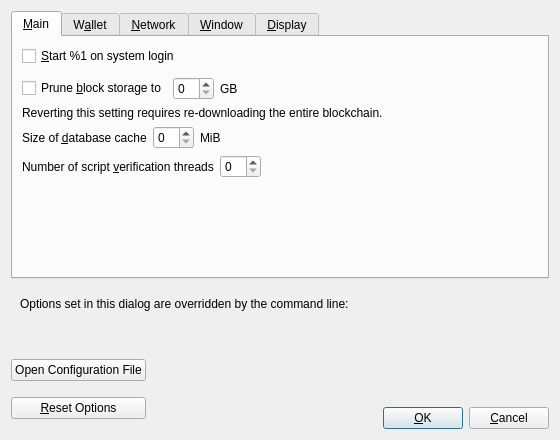
<?xml version="1.0" encoding="UTF-8"?>
<ui version="4.0">
 <class>OptionsDialog</class>
 <widget class="QDialog" name="OptionsDialog">
  <property name="geometry">
   <rect>
    <x>0</x>
    <y>0</y>
    <width>560</width>
    <height>440</height>
   </rect>
  </property>
  <property name="windowTitle">
   <string>Options</string>
  </property>
  <property name="modal">
   <bool>true</bool>
  </property>
  <layout class="QVBoxLayout" name="verticalLayout">
   <item>
    <widget class="QTabWidget" name="tabWidget">
     <property name="currentIndex">
      <number>0</number>
     </property>
     <widget class="QWidget" name="tabMain">
      <attribute name="title">
       <string>&amp;Main</string>
      </attribute>
      <layout class="QVBoxLayout" name="verticalLayout_Main">
       <item>
        <widget class="QCheckBox" name="bitcoinAtStartup">
         <property name="toolTip">
          <string>Automatically start %1 after logging in to the system.</string>
         </property>
         <property name="text">
          <string>&amp;Start %1 on system login</string>
         </property>
        </widget>
       </item>
       <item>
        <spacer name="horizontalSpacer_0_Main">
         <property name="orientation">
          <enum>Qt::Horizontal</enum>
         </property>
         <property name="sizeHint" stdset="0">
          <size>
           <width>40</width>
           <height>5</height>
          </size>
         </property>
        </spacer>
       </item>
       <item>
       <layout class="QHBoxLayout" name="horizontalLayout_Main_Prune">
        <item>
         <widget class="QCheckBox" name="prune">
          <property name="toolTip">
           <string>Disables some advanced features but all blocks will still be fully validated. Reverting this setting requires re-downloading the entire blockchain. Actual disk usage may be somewhat higher.</string>
          </property>
          <property name="text">
           <string>Prune &amp;block storage to</string>
          </property>
         </widget>
        </item>
        <item>
         <widget class="QSpinBox" name="pruneSize"/>
        </item>
         <item>
          <widget class="QLabel" name="pruneSizeUnitLabel">
           <property name="text">
            <string>GB</string>
           </property>
           <property name="textFormat">
            <enum>Qt::PlainText</enum>
           </property>
          </widget>
         </item>
         <item>
          <spacer name="horizontalSpacer_Main_Prune">
           <property name="orientation">
            <enum>Qt::Horizontal</enum>
           </property>
           <property name="sizeHint" stdset="0">
            <size>
             <width>40</width>
             <height>20</height>
            </size>
           </property>
          </spacer>
         </item>
        </layout>
       </item>
       <item>
        <widget class="QLabel" name="pruneWarning">
         <property name="text">
          <string>Reverting this setting requires re-downloading the entire blockchain.</string>
         </property>
         <property name="textFormat">
          <enum>Qt::PlainText</enum>
         </property>
        </widget>
       </item>
       <item>
        <layout class="QHBoxLayout" name="horizontalLayout_2_Main">
         <item>
          <widget class="QLabel" name="databaseCacheLabel">
           <property name="text">
            <string>Size of &amp;database cache</string>
           </property>
           <property name="textFormat">
            <enum>Qt::PlainText</enum>
           </property>
           <property name="buddy">
            <cstring>databaseCache</cstring>
           </property>
          </widget>
         </item>
         <item>
          <widget class="QSpinBox" name="databaseCache"/>
         </item>
         <item>
          <widget class="QLabel" name="databaseCacheUnitLabel">
           <property name="text">
            <string>MiB</string>
           </property>
           <property name="textFormat">
            <enum>Qt::PlainText</enum>
           </property>
          </widget>
         </item>
         <item>
          <spacer name="horizontalSpacer_2_Main">
           <property name="orientation">
            <enum>Qt::Horizontal</enum>
           </property>
           <property name="sizeHint" stdset="0">
            <size>
             <width>40</width>
             <height>20</height>
            </size>
           </property>
          </spacer>
         </item>
        </layout>
       </item>
       <item>
        <layout class="QHBoxLayout" name="horizontalLayout_Main_VerifyLabel">
         <item>
          <widget class="QLabel" name="threadsScriptVerifLabel">
           <property name="text">
            <string>Number of script &amp;verification threads</string>
           </property>
           <property name="textFormat">
            <enum>Qt::PlainText</enum>
           </property>
           <property name="buddy">
            <cstring>threadsScriptVerif</cstring>
           </property>
          </widget>
         </item>
         <item>
          <widget class="QSpinBox" name="threadsScriptVerif">
           <property name="toolTip">
            <string>(0 = auto, &lt;0 = leave that many cores free)</string>
           </property>
          </widget>
         </item>
         <item>
          <spacer name="horizontalSpacer_Main_Threads">
           <property name="orientation">
            <enum>Qt::Horizontal</enum>
           </property>
           <property name="sizeHint" stdset="0">
            <size>
             <width>40</width>
             <height>20</height>
            </size>
           </property>
          </spacer>
         </item>
        </layout>
       </item>
       <item>
        <spacer name="verticalSpacer_Main">
         <property name="orientation">
          <enum>Qt::Vertical</enum>
         </property>
         <property name="sizeHint" stdset="0">
          <size>
           <width>20</width>
           <height>40</height>
          </size>
         </property>
        </spacer>
       </item>
      </layout>
     </widget>
     <widget class="QWidget" name="tabWallet">
      <attribute name="title">
       <string>W&amp;allet</string>
      </attribute>
      <layout class="QVBoxLayout" name="verticalLayout_Wallet">
       <item>
        <widget class="QGroupBox" name="groupBox">
         <property name="title">
          <string>Expert</string>
         </property>
         <layout class="QVBoxLayout" name="verticalLayout_2">
          <item>
           <widget class="QCheckBox" name="coinControlFeatures">
            <property name="toolTip">
             <string>Whether to show coin control features or not.</string>
            </property>
            <property name="text">
             <string>Enable coin &amp;control features</string>
            </property>
           </widget>
          </item>
          <item>
           <widget class="QCheckBox" name="spendZeroConfChange">
            <property name="toolTip">
             <string>If you disable the spending of unconfirmed change, the change from a transaction cannot be used until that transaction has at least one confirmation. This also affects how your balance is computed.</string>
            </property>
            <property name="text">
             <string>&amp;Spend unconfirmed change</string>
            </property>
           </widget>
          </item>
         </layout>
        </widget>
       </item>
       <item>
        <spacer name="verticalSpacer_Wallet">
         <property name="orientation">
          <enum>Qt::Vertical</enum>
         </property>
         <property name="sizeHint" stdset="0">
          <size>
           <width>20</width>
           <height>40</height>
          </size>
         </property>
        </spacer>
       </item>
      </layout>
     </widget>
     <widget class="QWidget" name="tabNetwork">
      <attribute name="title">
       <string>&amp;Network</string>
      </attribute>
      <layout class="QVBoxLayout" name="verticalLayout_Network">
       <item>
        <widget class="QCheckBox" name="mapPortUpnp">
         <property name="toolTip">
          <string>Automatically open the Bitcoin client port on the router. This only works when your router supports UPnP and it is enabled.</string>
         </property>
         <property name="text">
          <string>Map port using &amp;UPnP</string>
         </property>
        </widget>
       </item>
       <item>
        <widget class="QCheckBox" name="allowIncoming">
         <property name="toolTip">
          <string>Accept connections from outside.</string>
         </property>
         <property name="text">
          <string>Allow incomin&amp;g connections</string>
         </property>
        </widget>
       </item>
       <item>
        <widget class="QCheckBox" name="connectSocks">
         <property name="toolTip">
          <string>Connect to the Bitcoin network through a SOCKS5 proxy.</string>
         </property>
         <property name="text">
          <string>&amp;Connect through SOCKS5 proxy (default proxy):</string>
         </property>
        </widget>
       </item>
       <item>
        <layout class="QHBoxLayout" name="horizontalLayout_1_Network">
         <item>
          <widget class="QLabel" name="proxyIpLabel">
           <property name="text">
            <string>Proxy &amp;IP:</string>
           </property>
           <property name="textFormat">
            <enum>Qt::PlainText</enum>
           </property>
           <property name="buddy">
            <cstring>proxyIp</cstring>
           </property>
          </widget>
         </item>
         <item>
          <widget class="QValidatedLineEdit" name="proxyIp">
           <property name="minimumSize">
            <size>
             <width>140</width>
             <height>0</height>
            </size>
           </property>
           <property name="maximumSize">
            <size>
             <width>140</width>
             <height>16777215</height>
            </size>
           </property>
           <property name="toolTip">
            <string>IP address of the proxy (e.g. IPv4: 127.0.0.1 / IPv6: ::1)</string>
           </property>
          </widget>
         </item>
         <item>
          <widget class="QLabel" name="proxyPortLabel">
           <property name="text">
            <string>&amp;Port:</string>
           </property>
           <property name="textFormat">
            <enum>Qt::PlainText</enum>
           </property>
           <property name="buddy">
            <cstring>proxyPort</cstring>
           </property>
          </widget>
         </item>
         <item>
          <widget class="QLineEdit" name="proxyPort">
           <property name="minimumSize">
            <size>
             <width>55</width>
             <height>0</height>
            </size>
           </property>
           <property name="maximumSize">
            <size>
             <width>55</width>
             <height>16777215</height>
            </size>
           </property>
           <property name="toolTip">
            <string>Port of the proxy (e.g. 9050)</string>
           </property>
          </widget>
         </item>
         <item>
          <spacer name="horizontalSpacer_1_Network">
           <property name="orientation">
            <enum>Qt::Horizontal</enum>
           </property>
           <property name="sizeHint" stdset="0">
            <size>
             <width>40</width>
             <height>20</height>
            </size>
           </property>
          </spacer>
         </item>
        </layout>
       </item>
       <item>
        <layout class="QHBoxLayout" name="horizontalLayout_2_Network">
         <item>
          <widget class="QLabel" name="proxyActiveNets">
           <property name="text">
            <string>Used for reaching peers via:</string>
           </property>
           <property name="textFormat">
            <enum>Qt::PlainText</enum>
           </property>
          </widget>
         </item>
         <item>
          <widget class="QCheckBox" name="proxyReachIPv4">
           <property name="enabled">
            <bool>false</bool>
           </property>
           <property name="toolTip">
            <string>Shows if the supplied default SOCKS5 proxy is used to reach peers via this network type.</string>
           </property>
           <property name="text">
            <string/>
           </property>
          </widget>
         </item>
         <item>
          <widget class="QLabel" name="proxyReachIPv4Label">
           <property name="text">
            <string>IPv4</string>
           </property>
           <property name="textFormat">
            <enum>Qt::PlainText</enum>
           </property>
          </widget>
         </item>
         <item>
          <widget class="QCheckBox" name="proxyReachIPv6">
           <property name="enabled">
            <bool>false</bool>
           </property>
           <property name="toolTip">
            <string>Shows if the supplied default SOCKS5 proxy is used to reach peers via this network type.</string>
           </property>
           <property name="text">
            <string/>
           </property>
          </widget>
         </item>
         <item>
          <widget class="QLabel" name="proxyReachIPv6Label">
           <property name="text">
            <string>IPv6</string>
           </property>
           <property name="textFormat">
            <enum>Qt::PlainText</enum>
           </property>
          </widget>
         </item>
         <item>
          <widget class="QCheckBox" name="proxyReachTor">
           <property name="enabled">
            <bool>false</bool>
           </property>
           <property name="toolTip">
            <string>Shows if the supplied default SOCKS5 proxy is used to reach peers via this network type.</string>
           </property>
           <property name="text">
            <string/>
           </property>
          </widget>
         </item>
         <item>
          <widget class="QLabel" name="proxyReachTorLabel">
           <property name="text">
            <string>Tor</string>
           </property>
           <property name="textFormat">
            <enum>Qt::PlainText</enum>
           </property>
          </widget>
         </item>
         <item>
          <spacer name="horizontalSpacer_2_Network">
           <property name="orientation">
            <enum>Qt::Horizontal</enum>
           </property>
           <property name="sizeHint" stdset="0">
            <size>
             <width>40</width>
             <height>20</height>
            </size>
           </property>
          </spacer>
         </item>
        </layout>
       </item>
       <item>
        <widget class="QCheckBox" name="connectSocksTor">
         <property name="toolTip">
          <string>Connect to the Bitcoin network through a separate SOCKS5 proxy for Tor onion services.</string>
         </property>
         <property name="text">
          <string>Use separate SOCKS&amp;5 proxy to reach peers via Tor onion services:</string>
         </property>
        </widget>
       </item>
       <item>
        <layout class="QHBoxLayout" name="horizontalLayout_3_Network">
         <item>
          <widget class="QLabel" name="proxyIpTorLabel">
           <property name="text">
            <string>Proxy &amp;IP:</string>
           </property>
           <property name="textFormat">
            <enum>Qt::PlainText</enum>
           </property>
           <property name="buddy">
            <cstring>proxyIpTor</cstring>
           </property>
          </widget>
         </item>
         <item>
          <widget class="QValidatedLineEdit" name="proxyIpTor">
           <property name="minimumSize">
            <size>
             <width>140</width>
             <height>0</height>
            </size>
           </property>
           <property name="maximumSize">
            <size>
             <width>140</width>
             <height>16777215</height>
            </size>
           </property>
           <property name="toolTip">
            <string>IP address of the proxy (e.g. IPv4: 127.0.0.1 / IPv6: ::1)</string>
           </property>
          </widget>
         </item>
         <item>
          <widget class="QLabel" name="proxyPortTorLabel">
           <property name="text">
            <string>&amp;Port:</string>
           </property>
           <property name="textFormat">
            <enum>Qt::PlainText</enum>
           </property>
           <property name="buddy">
            <cstring>proxyPortTor</cstring>
           </property>
          </widget>
         </item>
         <item>
          <widget class="QLineEdit" name="proxyPortTor">
           <property name="minimumSize">
            <size>
             <width>55</width>
             <height>0</height>
            </size>
           </property>
           <property name="maximumSize">
            <size>
             <width>55</width>
             <height>16777215</height>
            </size>
           </property>
           <property name="toolTip">
            <string>Port of the proxy (e.g. 9050)</string>
           </property>
          </widget>
         </item>
         <item>
          <spacer name="horizontalSpacer_4_Network">
           <property name="orientation">
            <enum>Qt::Horizontal</enum>
           </property>
           <property name="sizeHint" stdset="0">
            <size>
             <width>40</width>
             <height>20</height>
            </size>
           </property>
          </spacer>
         </item>
        </layout>
       </item>
       <item>
        <spacer name="verticalSpacer_Network">
         <property name="orientation">
          <enum>Qt::Vertical</enum>
         </property>
         <property name="sizeHint" stdset="0">
          <size>
           <width>20</width>
           <height>40</height>
          </size>
         </property>
        </spacer>
       </item>
      </layout>
     </widget>
     <widget class="QWidget" name="tabWindow">
      <attribute name="title">
       <string>&amp;Window</string>
      </attribute>
      <layout class="QVBoxLayout" name="verticalLayout_Window">
       <item>
        <widget class="QCheckBox" name="hideTrayIcon">
         <property name="toolTip">
          <string>Hide the icon from the system tray.</string>
         </property>
         <property name="text">
          <string>&amp;Hide tray icon</string>
         </property>
        </widget>
       </item>
       <item>
        <widget class="QCheckBox" name="minimizeToTray">
         <property name="toolTip">
          <string>Show only a tray icon after minimizing the window.</string>
         </property>
         <property name="text">
          <string>&amp;Minimize to the tray instead of the taskbar</string>
         </property>
        </widget>
       </item>
       <item>
        <widget class="QCheckBox" name="minimizeOnClose">
         <property name="toolTip">
          <string>Minimize instead of exit the application when the window is closed. When this option is enabled, the application will be closed only after selecting Exit in the menu.</string>
         </property>
         <property name="text">
          <string>M&amp;inimize on close</string>
         </property>
        </widget>
       </item>
       <item>
        <spacer name="verticalSpacer_Window">
         <property name="orientation">
          <enum>Qt::Vertical</enum>
         </property>
         <property name="sizeHint" stdset="0">
          <size>
           <width>20</width>
           <height>40</height>
          </size>
         </property>
        </spacer>
       </item>
      </layout>
     </widget>
     <widget class="QWidget" name="tabDisplay">
      <attribute name="title">
       <string>&amp;Display</string>
      </attribute>
      <layout class="QVBoxLayout" name="verticalLayout_Display">
       <item>
        <layout class="QHBoxLayout" name="horizontalLayout_1_Display">
         <item>
          <widget class="QLabel" name="langLabel">
           <property name="text">
            <string>User Interface &amp;language:</string>
           </property>
           <property name="textFormat">
            <enum>Qt::PlainText</enum>
           </property>
           <property name="buddy">
            <cstring>lang</cstring>
           </property>
          </widget>
         </item>
         <item>
          <widget class="QValueComboBox" name="lang">
           <property name="toolTip">
            <string>The user interface language can be set here. This setting will take effect after restarting %1.</string>
           </property>
          </widget>
         </item>
        </layout>
       </item>
       <item>
        <layout class="QHBoxLayout" name="horizontalLayout_2_Display">
         <item>
          <widget class="QLabel" name="unitLabel">
           <property name="text">
            <string>&amp;Unit to show amounts in:</string>
           </property>
           <property name="textFormat">
            <enum>Qt::PlainText</enum>
           </property>
           <property name="buddy">
            <cstring>unit</cstring>
           </property>
          </widget>
         </item>
         <item>
          <widget class="QValueComboBox" name="unit">
           <property name="toolTip">
            <string>Choose the default subdivision unit to show in the interface and when sending coins.</string>
           </property>
          </widget>
         </item>
        </layout>
       </item>
       <item>
        <layout class="QHBoxLayout" name="horizontalLayout_3_Display">
         <item>
          <widget class="QLabel" name="thirdPartyTxUrlsLabel">
           <property name="toolTip">
            <string>Third party URLs (e.g. a block explorer) that appear in the transactions tab as context menu items. %s in the URL is replaced by transaction hash. Multiple URLs are separated by vertical bar |.</string>
           </property>
           <property name="text">
            <string>&amp;Third party transaction URLs</string>
           </property>
           <property name="buddy">
            <cstring>thirdPartyTxUrls</cstring>
           </property>
          </widget>
         </item>
         <item>
          <widget class="QLineEdit" name="thirdPartyTxUrls">
           <property name="toolTip">
            <string>Third party URLs (e.g. a block explorer) that appear in the transactions tab as context menu items. %s in the URL is replaced by transaction hash. Multiple URLs are separated by vertical bar |.</string>
           </property>
           <property name="placeholderText">
            <string notr="true">https://example.com/tx/%s</string>
           </property>
          </widget>
         </item>
        </layout>
       </item>
       <item>
        <spacer name="verticalSpacer_Display">
         <property name="orientation">
          <enum>Qt::Vertical</enum>
         </property>
         <property name="sizeHint" stdset="0">
          <size>
           <width>20</width>
           <height>40</height>
          </size>
         </property>
        </spacer>
       </item>
      </layout>
     </widget>
    </widget>
   </item>
   <item>
    <widget class="QFrame" name="frame">
     <layout class="QVBoxLayout" name="verticalLayout_Bottom">
      <item>
       <layout class="QHBoxLayout" name="horizontalLayout_Bottom">
        <item>
         <widget class="QLabel" name="overriddenByCommandLineInfoLabel">
          <property name="text">
           <string>Options set in this dialog are overridden by the command line:</string>
          </property>
          <property name="textFormat">
           <enum>Qt::PlainText</enum>
          </property>
         </widget>
        </item>
        <item>
         <spacer name="horizontalSpacer_Bottom">
          <property name="orientation">
           <enum>Qt::Horizontal</enum>
          </property>
          <property name="sizeHint" stdset="0">
           <size>
            <width>40</width>
            <height>20</height>
           </size>
          </property>
         </spacer>
        </item>
       </layout>
      </item>
      <item>
       <widget class="QLabel" name="overriddenByCommandLineLabel">
        <property name="text">
         <string/>
        </property>
        <property name="textFormat">
         <enum>Qt::PlainText</enum>
        </property>
        <property name="wordWrap">
         <bool>true</bool>
        </property>
       </widget>
      </item>
     </layout>
    </widget>
   </item>
   <item>
    <layout class="QHBoxLayout" name="horizontalLayout_Buttons">
     <item>
      <layout class="QVBoxLayout" name="verticalLayout_Buttons">
       <item>
        <widget class="QPushButton" name="openBitcoinConfButton">
         <property name="toolTip">
          <string>Open the %1 configuration file from the working directory.</string>
         </property>
         <property name="text">
          <string>Open Configuration File</string>
         </property>
         <property name="autoDefault">
          <bool>false</bool>
         </property>
        </widget>
       </item>
       <item>
        <widget class="QPushButton" name="resetButton">
         <property name="toolTip">
          <string>Reset all client options to default.</string>
         </property>
         <property name="text">
          <string>&amp;Reset Options</string>
         </property>
         <property name="autoDefault">
          <bool>false</bool>
         </property>
        </widget>
       </item>
      </layout>
     </item>
     <item>
      <spacer name="horizontalSpacer_1">
       <property name="orientation">
        <enum>Qt::Horizontal</enum>
       </property>
       <property name="sizeHint" stdset="0">
        <size>
         <width>40</width>
         <height>48</height>
        </size>
       </property>
      </spacer>
     </item>
     <item>
      <widget class="QLabel" name="statusLabel">
       <property name="minimumSize">
        <size>
         <width>200</width>
         <height>0</height>
        </size>
       </property>
       <property name="font">
        <font>
         <weight>75</weight>
         <bold>true</bold>
        </font>
       </property>
       <property name="text">
        <string/>
       </property>
       <property name="textFormat">
        <enum>Qt::PlainText</enum>
       </property>
       <property name="wordWrap">
        <bool>true</bool>
       </property>
      </widget>
     </item>
     <item>
      <spacer name="horizontalSpacer_2">
       <property name="orientation">
        <enum>Qt::Horizontal</enum>
       </property>
       <property name="sizeHint" stdset="0">
        <size>
         <width>40</width>
         <height>48</height>
        </size>
       </property>
      </spacer>
     </item>
     <item>
      <layout class="QVBoxLayout" name="verticalLayout_4">
       <item>
        <spacer name="verticalSpacer">
         <property name="orientation">
          <enum>Qt::Vertical</enum>
         </property>
         <property name="sizeHint" stdset="0">
          <size>
           <width>20</width>
           <height>40</height>
          </size>
         </property>
        </spacer>
       </item>
       <item>
        <layout class="QHBoxLayout" name="horizontalLayout">
         <item>
          <widget class="QPushButton" name="okButton">
           <property name="text">
            <string>&amp;OK</string>
           </property>
           <property name="autoDefault">
            <bool>false</bool>
           </property>
           <property name="default">
            <bool>true</bool>
           </property>
          </widget>
         </item>
         <item>
          <widget class="QPushButton" name="cancelButton">
           <property name="text">
            <string>&amp;Cancel</string>
           </property>
           <property name="autoDefault">
            <bool>false</bool>
           </property>
          </widget>
         </item>
        </layout>
       </item>
      </layout>
     </item>
    </layout>
   </item>
  </layout>
 </widget>
 <customwidgets>
  <customwidget>
   <class>QValidatedLineEdit</class>
   <extends>QLineEdit</extends>
   <header>qt/qvalidatedlineedit.h</header>
  </customwidget>
  <customwidget>
   <class>QValueComboBox</class>
   <extends>QComboBox</extends>
   <header>qt/qvaluecombobox.h</header>
  </customwidget>
 </customwidgets>
 <resources/>
 <connections/>
</ui>
